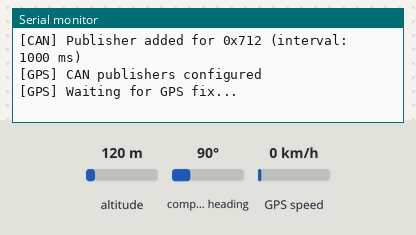
Bench run of a program on a simulated ESP32. Shown: the last lines printed to the serial monitor. The test bench sets the inputs (shaded band); at power-on: altitude 120 m, compass heading 90°, GPS speed 0 km/h. No CAN messages arrive unless stated; the GPS gets a fix after 3 s at 37.7749, -122.4194 with 8 satellites.

Above: at 2.2 s.
2.3 s: altitude set to 20 m
At 5.3 s:
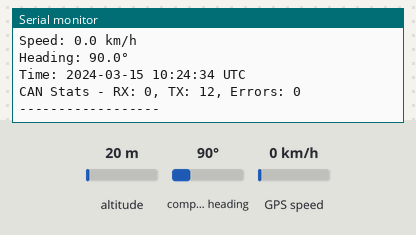
6.4 s: compass heading set to 7°
7.9 s: GPS speed set to 2 km/h
At 10.4 s:
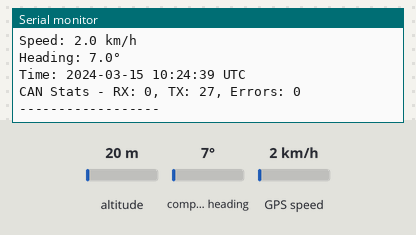

The program:

main.cpp
```cpp
#include <Arduino.h>
#include <TinyGPSPlus.h>
#include "LeafCANBus.h"

// GPS configuration
#define GPS_RX_PIN 16
#define GPS_TX_PIN 17
#define GPS_BAUD 9600

// CAN configuration (using default pins from LeafCANBus.h)
// TX=5, RX=4

// GPS objects
TinyGPSPlus gps;
HardwareSerial gpsSerial(2);  // Use UART2

// CAN bus object
LeafCANBus canBus;

// GPS state structures
GPSPositionState gpsPosition = {0};
GPSVelocityState gpsVelocity = {0};
GPSTimeState gpsTime = {0};

// Update interval
unsigned long lastGPSUpdate = 0;
const unsigned long GPS_UPDATE_INTERVAL = 1000;  // 1 second

void setup() {
    Serial.begin(115200);
    delay(1000);
    Serial.println("\n=== Nissan Leaf CAN Network - GPS Module ===");

    // Initialize GPS
    gpsSerial.begin(GPS_BAUD, SERIAL_8N1, GPS_RX_PIN, GPS_TX_PIN);
    Serial.println("[GPS] Initialized on UART2");

    // Initialize CAN bus
    if (!canBus.begin()) {
        Serial.println("[ERROR] Failed to initialize CAN bus!");
        while (1) delay(1000);
    }

    // Setup CAN publishers
    canBus.publish(CAN_ID_GPS_POSITION, 1000, pack_gps_position, &gpsPosition);
    canBus.publish(CAN_ID_GPS_VELOCITY, 1000, pack_gps_velocity, &gpsVelocity);
    canBus.publish(CAN_ID_GPS_TIME, 1000, pack_gps_time, &gpsTime);

    Serial.println("[GPS] CAN publishers configured");
    Serial.println("[GPS] Waiting for GPS fix...");
}

void updateGPSData() {
    // Read GPS data
    while (gpsSerial.available() > 0) {
        char c = gpsSerial.read();
        gps.encode(c);
    }

    // Update position data
    if (gps.location.isValid()) {
        gpsPosition.latitude = gps.location.lat();
        gpsPosition.longitude = gps.location.lng();
        gpsPosition.satellites = gps.satellites.value();
        gpsPosition.fix_quality = gps.location.isValid() ? 1 : 0;

        if (gps.altitude.isValid()) {
            gpsPosition.altitude = gps.altitude.meters();
        }
    }

    // Update velocity data
    if (gps.speed.isValid()) {
        gpsVelocity.speed_kmh = gps.speed.kmph();
    }

    if (gps.course.isValid()) {
        gpsVelocity.heading = gps.course.deg();
    }

    if (gps.hdop.isValid()) {
        gpsVelocity.pdop = gps.hdop.hdop();
    }

    // Update time data
    if (gps.date.isValid() && gps.time.isValid()) {
        gpsTime.year = gps.date.year();
        gpsTime.month = gps.date.month();
        gpsTime.day = gps.date.day();
        gpsTime.hour = gps.time.hour();
        gpsTime.minute = gps.time.minute();
        gpsTime.second = gps.time.second();
    }
}

void printGPSStatus() {
    Serial.println("\n--- GPS Status ---");
    Serial.printf("Satellites: %d\n", gpsPosition.satellites);

    if (gps.location.isValid()) {
        Serial.printf("Position: %.6f, %.6f\n", gpsPosition.latitude, gpsPosition.longitude);
        Serial.printf("Altitude: %.1f m\n", gpsPosition.altitude);
    } else {
        Serial.println("Position: No fix");
    }

    if (gps.speed.isValid()) {
        Serial.printf("Speed: %.1f km/h\n", gpsVelocity.speed_kmh);
        Serial.printf("Heading: %.1f°\n", gpsVelocity.heading);
    }

    if (gps.date.isValid() && gps.time.isValid()) {
        Serial.printf("Time: %04d-%02d-%02d %02d:%02d:%02d UTC\n",
                      gpsTime.year, gpsTime.month, gpsTime.day,
                      gpsTime.hour, gpsTime.minute, gpsTime.second);
    }

    Serial.printf("CAN Stats - RX: %u, TX: %u, Errors: %u\n",
                  canBus.getRxCount(), canBus.getTxCount(), canBus.getErrorCount());
    Serial.println("------------------");
}

void loop() {
    // Update GPS data
    updateGPSData();

    // Process CAN bus (handles publishing automatically)
    canBus.process();

    // Print status every 5 seconds
    unsigned long now = millis();
    if (now - lastGPSUpdate >= 5000) {
        printGPSStatus();
        lastGPSUpdate = now;
    }

    delay(10);
}
```

Measured:
- after the input at 2.3 s, the serial monitor: prints a new line after 2.7 s (image 1)
- after the input at 7.9 s, the serial monitor: prints a new line after 2.1 s (image 2)
